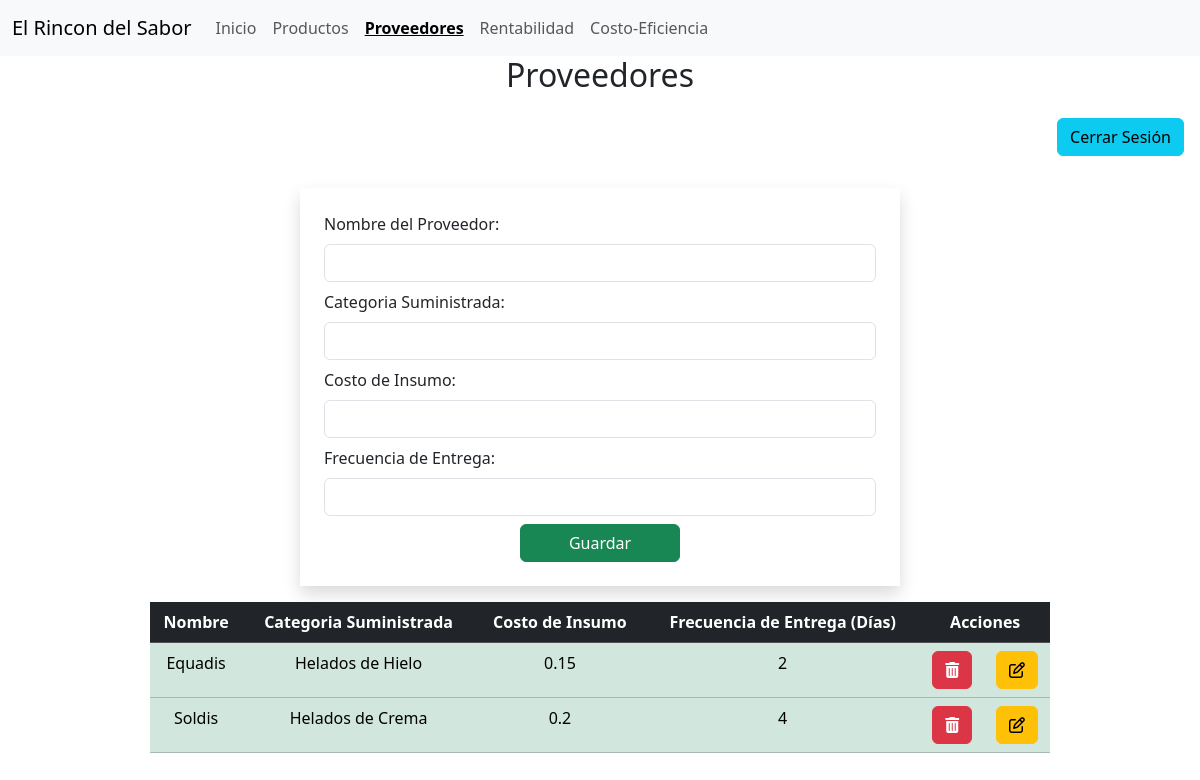
The app's page /proveedores (signed in), older data.
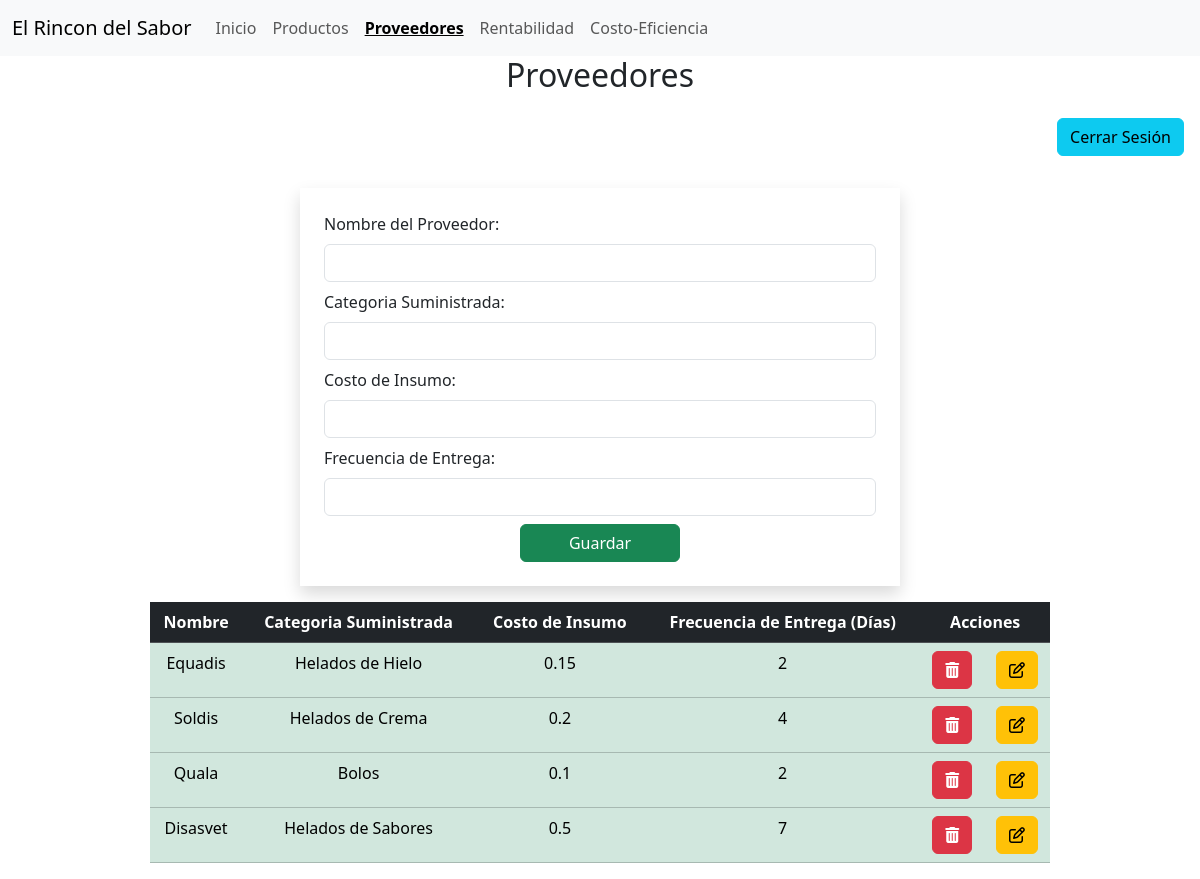
The same page, newer data.
### heladeria/models.py (models this page shows)
class Proveedor(models.Model):
    nombreProveedor = models.CharField(max_length=50)
    categoriaSuministrada = models.CharField(max_length=30)
    costoInsumo = models.FloatField()
    tiempoEntrega = models.IntegerField()

### heladeria/views.py (the view)
# urls.py: path('proveedores', views.consultarP, name='consultarP'),
@login_required
def consultarP(request):
    proveedores = Proveedor.objects.all()
    return render(request,"proveedores.html",{'proveedores' : proveedores})

### heladeria/templates/proveedores.html (shortened to what this page needs)
{% extends 'plantilla.html' %}
{% block content %}
    <h2 class="text-center"> Proveedores</h2>
    <div class="text-end">
        <a href="{% url 'salir' %}" class="btn btn-info m-3">Cerrar Sesión</a>
    </div>
    <form class="w-50 shadow mx-auto p-4 m-3" method="post"
    action="proveedores/guardar">
            Nombre del Proveedor: <input type="text" name="nombreProveedor" class="form-control my-2" required>
            Categoria Suministrada: <input type="text" name="categoriaSuministrada" class="form-control my-2" required>
            Costo de Insumo: <input type="float" name="costoInsumo" class="form-control my-2" required>
            Frecuencia de Entrega: <input type="number" name="tiempoEntrega" class="form-control my-2" required>
            <div class="text-center">
                <input type="submit" value="Guardar" class="btn btn-success px-5">
            </div>
    </form>
    <table class="table table-success w-75 mx-auto text-center">
        <tr class="table-dark">
            <th>Nombre</th>
            <th>Categoria Suministrada</th>
            <th>Costo de Insumo</th>
            <th>Frecuencia de Entrega (Días)</th>
            <th colspan="2">
                Acciones
            </th>
        </tr>
        {% for proveedor in proveedores %}
        <tr>
            <td>{{ proveedor.nombreProveedor }}</td>
            <td>{{ proveedor.categoriaSuministrada }}</td>
            <td>{{ proveedor.costoInsumo }}</td>
            <td>{{ proveedor.tiempoEntrega }}</td>
            <td>
                <form action="{% url 'eliminarP' proveedor.id %}"
                method="post">
                    <button class="btn btn-danger" onclick="return confirm('¿Estás seguro de eliminar este proveedor?')">
                        <i class="fa-solid fa-trash-can"></i>
                    </button>
                </form>
            </td>
            <td>
                <form action="{% url 'detalleP' proveedor.id %}"
                method="post">
                    <button class="btn btn-warning">
                        <i class="fa-regular fa-pen-to-square"></i>
                    </button>
                </form>
            </td>
    {% endfor %}
    </table>
{% endblock %}

Row changes from the older to the newer data that the page shows:
added Proveedor: nombreProveedor "Quala", categoriaSuministrada "Bolos", costoInsumo "0.1", tiempoEntrega "2"
added Proveedor: nombreProveedor "Disasvet", categoriaSuministrada "Helados de Sabores", costoInsumo "0.5", tiempoEntrega "7"
